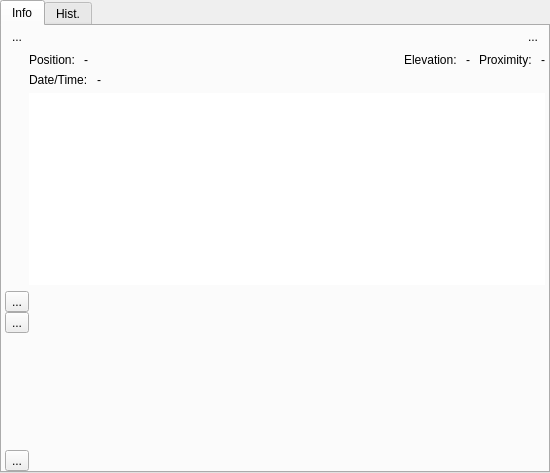
<?xml version="1.0" encoding="UTF-8"?>
<ui version="4.0">
 <class>IDetailsWpt</class>
 <widget class="QDialog" name="IDetailsWpt">
  <property name="geometry">
   <rect>
    <x>0</x>
    <y>0</y>
    <width>550</width>
    <height>473</height>
   </rect>
  </property>
  <property name="windowTitle">
   <string>Dialog</string>
  </property>
  <property name="windowIcon">
   <iconset resource="../../resources.qrc">
    <normaloff>:/icons/32x32/Map.png</normaloff>:/icons/32x32/Map.png</iconset>
  </property>
  <layout class="QVBoxLayout" name="verticalLayout_2">
   <property name="spacing">
    <number>0</number>
   </property>
   <property name="leftMargin">
    <number>0</number>
   </property>
   <property name="topMargin">
    <number>0</number>
   </property>
   <property name="rightMargin">
    <number>0</number>
   </property>
   <property name="bottomMargin">
    <number>0</number>
   </property>
   <item>
    <widget class="QTabWidget" name="tabWidget">
     <property name="currentIndex">
      <number>0</number>
     </property>
     <widget class="QWidget" name="tab">
      <attribute name="title">
       <string>Info</string>
      </attribute>
      <layout class="QHBoxLayout" name="horizontalLayout_4">
       <property name="spacing">
        <number>0</number>
       </property>
       <property name="leftMargin">
        <number>0</number>
       </property>
       <property name="topMargin">
        <number>0</number>
       </property>
       <property name="rightMargin">
        <number>0</number>
       </property>
       <property name="bottomMargin">
        <number>0</number>
       </property>
       <item>
        <layout class="QGridLayout" name="gridLayout">
         <property name="leftMargin">
          <number>3</number>
         </property>
         <property name="rightMargin">
          <number>3</number>
         </property>
         <property name="verticalSpacing">
          <number>6</number>
         </property>
         <item row="1" column="1">
          <layout class="QHBoxLayout" name="horizontalLayout_2">
           <property name="spacing">
            <number>9</number>
           </property>
           <item>
            <widget class="QLabel" name="label_3">
             <property name="sizePolicy">
              <sizepolicy hsizetype="Maximum" vsizetype="Preferred">
               <horstretch>0</horstretch>
               <verstretch>0</verstretch>
              </sizepolicy>
             </property>
             <property name="text">
              <string>Position:</string>
             </property>
            </widget>
           </item>
           <item>
            <widget class="QLabel" name="labelPosition">
             <property name="text">
              <string>-</string>
             </property>
            </widget>
           </item>
           <item>
            <widget class="QLabel" name="label">
             <property name="sizePolicy">
              <sizepolicy hsizetype="Maximum" vsizetype="Preferred">
               <horstretch>0</horstretch>
               <verstretch>0</verstretch>
              </sizepolicy>
             </property>
             <property name="text">
              <string>Elevation:</string>
             </property>
            </widget>
           </item>
           <item>
            <widget class="QLabel" name="labelElevation">
             <property name="sizePolicy">
              <sizepolicy hsizetype="Maximum" vsizetype="Preferred">
               <horstretch>0</horstretch>
               <verstretch>0</verstretch>
              </sizepolicy>
             </property>
             <property name="text">
              <string>-</string>
             </property>
            </widget>
           </item>
           <item>
            <widget class="QLabel" name="label_2">
             <property name="sizePolicy">
              <sizepolicy hsizetype="Maximum" vsizetype="Preferred">
               <horstretch>0</horstretch>
               <verstretch>0</verstretch>
              </sizepolicy>
             </property>
             <property name="text">
              <string>Proximity:</string>
             </property>
            </widget>
           </item>
           <item>
            <widget class="QLabel" name="labelProximity">
             <property name="sizePolicy">
              <sizepolicy hsizetype="Maximum" vsizetype="Preferred">
               <horstretch>0</horstretch>
               <verstretch>0</verstretch>
              </sizepolicy>
             </property>
             <property name="text">
              <string>-</string>
             </property>
            </widget>
           </item>
          </layout>
         </item>
         <item row="3" column="1">
          <widget class="QTextBrowser" name="textCmtDesc">
           <property name="sizePolicy">
            <sizepolicy hsizetype="MinimumExpanding" vsizetype="MinimumExpanding">
             <horstretch>0</horstretch>
             <verstretch>0</verstretch>
            </sizepolicy>
           </property>
           <property name="frameShape">
            <enum>QFrame::NoFrame</enum>
           </property>
           <property name="openLinks">
            <bool>false</bool>
           </property>
          </widget>
         </item>
         <item row="4" column="1">
          <widget class="CPhotoAlbum" name="photoAlbum" native="true">
           <property name="minimumSize">
            <size>
             <width>0</width>
             <height>150</height>
            </size>
           </property>
           <property name="maximumSize">
            <size>
             <width>16777215</width>
             <height>150</height>
            </size>
           </property>
          </widget>
         </item>
         <item row="0" column="1">
          <layout class="QHBoxLayout" name="horizontalLayout">
           <item>
            <widget class="CLineEdit" name="lineName">
             <property name="palette">
              <palette>
               <active>
                <colorrole role="Base">
                 <brush brushstyle="SolidPattern">
                  <color alpha="0">
                   <red>0</red>
                   <green>0</green>
                   <blue>0</blue>
                  </color>
                 </brush>
                </colorrole>
                <colorrole role="Window">
                 <brush brushstyle="SolidPattern">
                  <color alpha="0">
                   <red>0</red>
                   <green>0</green>
                   <blue>0</blue>
                  </color>
                 </brush>
                </colorrole>
               </active>
               <inactive>
                <colorrole role="Base">
                 <brush brushstyle="SolidPattern">
                  <color alpha="0">
                   <red>0</red>
                   <green>0</green>
                   <blue>0</blue>
                  </color>
                 </brush>
                </colorrole>
                <colorrole role="Window">
                 <brush brushstyle="SolidPattern">
                  <color alpha="0">
                   <red>0</red>
                   <green>0</green>
                   <blue>0</blue>
                  </color>
                 </brush>
                </colorrole>
               </inactive>
               <disabled>
                <colorrole role="Base">
                 <brush brushstyle="SolidPattern">
                  <color alpha="0">
                   <red>0</red>
                   <green>0</green>
                   <blue>0</blue>
                  </color>
                 </brush>
                </colorrole>
                <colorrole role="Window">
                 <brush brushstyle="SolidPattern">
                  <color alpha="0">
                   <red>0</red>
                   <green>0</green>
                   <blue>0</blue>
                  </color>
                 </brush>
                </colorrole>
               </disabled>
              </palette>
             </property>
             <property name="font">
              <font>
               <weight>75</weight>
               <bold>true</bold>
              </font>
             </property>
             <property name="frame">
              <bool>false</bool>
             </property>
            </widget>
           </item>
           <item>
            <widget class="QLabel" name="labelTainted">
             <property name="sizePolicy">
              <sizepolicy hsizetype="Minimum" vsizetype="Minimum">
               <horstretch>0</horstretch>
               <verstretch>0</verstretch>
              </sizepolicy>
             </property>
             <property name="maximumSize">
              <size>
               <width>25</width>
               <height>25</height>
              </size>
             </property>
             <property name="toolTip">
              <string>The waypoint was imported to QMapShack and was changed. It does not show the original data anymore. Please see history for changes. </string>
             </property>
             <property name="text">
              <string/>
             </property>
             <property name="pixmap">
              <pixmap resource="../../resources.qrc">:/icons/32x32/Tainted.png</pixmap>
             </property>
             <property name="scaledContents">
              <bool>true</bool>
             </property>
            </widget>
           </item>
           <item>
            <widget class="QLabel" name="labelNogo">
             <property name="sizePolicy">
              <sizepolicy hsizetype="Minimum" vsizetype="Minimum">
               <horstretch>0</horstretch>
               <verstretch>0</verstretch>
              </sizepolicy>
             </property>
             <property name="maximumSize">
              <size>
               <width>22</width>
               <height>22</height>
              </size>
             </property>
             <property name="toolTip">
              <string>This Waypoint is a NoGo-Area</string>
             </property>
             <property name="text">
              <string/>
             </property>
             <property name="pixmap">
              <pixmap resource="../../resources.qrc">:/icons/32x32/NoGo.png</pixmap>
             </property>
             <property name="scaledContents">
              <bool>true</bool>
             </property>
            </widget>
           </item>
           <item>
            <widget class="QToolButton" name="toolLock">
             <property name="toolTip">
              <string>Toggle read only mode. You have to open the lock to edit the item.</string>
             </property>
             <property name="text">
              <string>...</string>
             </property>
             <property name="icon">
              <iconset resource="../../resources.qrc">
               <normaloff>:/icons/32x32/UnLock.png</normaloff>
               <normalon>:/icons/32x32/Lock.png</normalon>:/icons/32x32/UnLock.png</iconset>
             </property>
             <property name="iconSize">
              <size>
               <width>22</width>
               <height>22</height>
              </size>
             </property>
             <property name="checkable">
              <bool>true</bool>
             </property>
             <property name="autoRaise">
              <bool>true</bool>
             </property>
            </widget>
           </item>
          </layout>
         </item>
         <item row="2" column="1">
          <layout class="QHBoxLayout" name="horizontalLayout_3">
           <property name="spacing">
            <number>9</number>
           </property>
           <item>
            <widget class="QLabel" name="label_4">
             <property name="sizePolicy">
              <sizepolicy hsizetype="Maximum" vsizetype="Preferred">
               <horstretch>0</horstretch>
               <verstretch>0</verstretch>
              </sizepolicy>
             </property>
             <property name="text">
              <string>Date/Time:</string>
             </property>
            </widget>
           </item>
           <item>
            <widget class="QLabel" name="labelTime">
             <property name="sizePolicy">
              <sizepolicy hsizetype="MinimumExpanding" vsizetype="Preferred">
               <horstretch>0</horstretch>
               <verstretch>0</verstretch>
              </sizepolicy>
             </property>
             <property name="text">
              <string>-</string>
             </property>
            </widget>
           </item>
          </layout>
         </item>
         <item row="4" column="0">
          <layout class="QVBoxLayout" name="verticalLayout">
           <item>
            <widget class="QToolButton" name="toolAddImage">
             <property name="toolTip">
              <string>Add images.</string>
             </property>
             <property name="text">
              <string>...</string>
             </property>
             <property name="icon">
              <iconset resource="../../resources.qrc">
               <normaloff>:/icons/32x32/AddImage.png</normaloff>:/icons/32x32/AddImage.png</iconset>
             </property>
             <property name="iconSize">
              <size>
               <width>22</width>
               <height>22</height>
              </size>
             </property>
            </widget>
           </item>
           <item>
            <widget class="QToolButton" name="toolDelImage">
             <property name="toolTip">
              <string>Delete selected image.</string>
             </property>
             <property name="text">
              <string>...</string>
             </property>
             <property name="icon">
              <iconset resource="../../resources.qrc">
               <normaloff>:/icons/32x32/DelImage.png</normaloff>:/icons/32x32/DelImage.png</iconset>
             </property>
             <property name="iconSize">
              <size>
               <width>22</width>
               <height>22</height>
              </size>
             </property>
            </widget>
           </item>
           <item>
            <spacer name="verticalSpacer">
             <property name="orientation">
              <enum>Qt::Vertical</enum>
             </property>
             <property name="sizeHint" stdset="0">
              <size>
               <width>20</width>
               <height>40</height>
              </size>
             </property>
            </spacer>
           </item>
           <item>
            <widget class="QToolButton" name="toolOk">
             <property name="toolTip">
              <string>Add images.</string>
             </property>
             <property name="text">
              <string>...</string>
             </property>
             <property name="icon">
              <iconset resource="../../resources.qrc">
               <normaloff>:/icons/32x32/Check.png</normaloff>:/icons/32x32/Check.png</iconset>
             </property>
             <property name="iconSize">
              <size>
               <width>22</width>
               <height>22</height>
              </size>
             </property>
            </widget>
           </item>
          </layout>
         </item>
         <item row="0" column="0">
          <widget class="QToolButton" name="toolIcon">
           <property name="text">
            <string>...</string>
           </property>
           <property name="iconSize">
            <size>
             <width>22</width>
             <height>22</height>
            </size>
           </property>
           <property name="autoRaise">
            <bool>true</bool>
           </property>
          </widget>
         </item>
        </layout>
       </item>
      </layout>
     </widget>
     <widget class="QWidget" name="tab_2">
      <attribute name="title">
       <string>Hist.</string>
      </attribute>
      <layout class="QVBoxLayout" name="verticalLayout_3">
       <property name="spacing">
        <number>0</number>
       </property>
       <property name="leftMargin">
        <number>0</number>
       </property>
       <property name="topMargin">
        <number>0</number>
       </property>
       <property name="rightMargin">
        <number>0</number>
       </property>
       <property name="bottomMargin">
        <number>0</number>
       </property>
       <item>
        <widget class="CHistoryListWidget" name="listHistory"/>
       </item>
      </layout>
     </widget>
    </widget>
   </item>
  </layout>
 </widget>
 <customwidgets>
  <customwidget>
   <class>CHistoryListWidget</class>
   <extends>QListWidget</extends>
   <header>widgets/CHistoryListWidget.h</header>
  </customwidget>
  <customwidget>
   <class>CLineEdit</class>
   <extends>QLineEdit</extends>
   <header>widgets/CLineEdit.h</header>
  </customwidget>
  <customwidget>
   <class>CPhotoAlbum</class>
   <extends>QWidget</extends>
   <header>widgets/CPhotoAlbum.h</header>
   <container>1</container>
  </customwidget>
 </customwidgets>
 <resources>
  <include location="../../resources.qrc"/>
 </resources>
 <connections/>
</ui>
